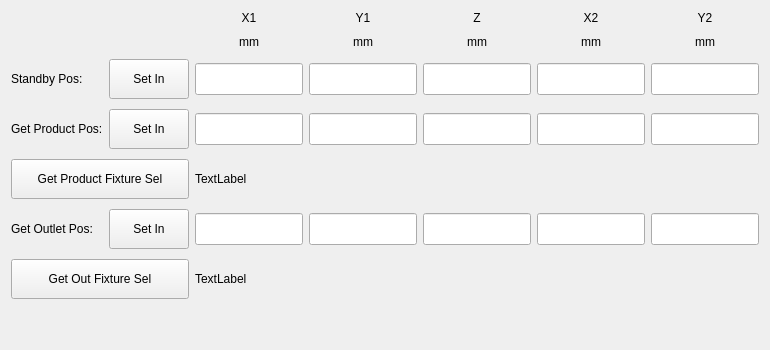
     <widget class="QWidget" name="page">
      <layout class="QGridLayout" name="gridLayout">
       <property name="verticalSpacing">
        <number>10</number>
       </property>
       <item row="0" column="2">
        <widget class="QLabel" name="pIX1Label">
         <property name="text">
          <string>X1</string>
         </property>
         <property name="alignment">
          <set>Qt::AlignCenter</set>
         </property>
        </widget>
       </item>
       <item row="0" column="3">
        <widget class="QLabel" name="pIY1Label">
         <property name="text">
          <string>Y1</string>
         </property>
         <property name="alignment">
          <set>Qt::AlignCenter</set>
         </property>
        </widget>
       </item>
       <item row="0" column="4">
        <widget class="QLabel" name="label_4">
         <property name="text">
          <string>Z</string>
         </property>
         <property name="alignment">
          <set>Qt::AlignCenter</set>
         </property>
        </widget>
       </item>
       <item row="0" column="5">
        <widget class="QLabel" name="pIX2Label">
         <property name="text">
          <string>X2</string>
         </property>
         <property name="alignment">
          <set>Qt::AlignCenter</set>
         </property>
        </widget>
       </item>
       <item row="0" column="6">
        <widget class="QLabel" name="pIY2Label">
         <property name="text">
          <string>Y2</string>
         </property>
         <property name="alignment">
          <set>Qt::AlignCenter</set>
         </property>
        </widget>
       </item>
       <item row="3" column="0">
        <widget class="QLabel" name="label">
         <property name="text">
          <string>Get Product Pos:</string>
         </property>
        </widget>
       </item>
       <item row="3" column="1">
        <widget class="QPushButton" name="getProductPosSetIn">
         <property name="minimumSize">
          <size>
           <width>80</width>
           <height>40</height>
          </size>
         </property>
         <property name="maximumSize">
          <size>
           <width>80</width>
           <height>16777215</height>
          </size>
         </property>
         <property name="text">
          <string>Set In</string>
         </property>
        </widget>
       </item>
       <item row="3" column="2">
        <widget class="ICLineEditWithVirtualNumericKeypad" name="getProductPosX1">
         <property name="minimumSize">
          <size>
           <width>0</width>
           <height>32</height>
          </size>
         </property>
        </widget>
       </item>
       <item row="3" column="3">
        <widget class="ICLineEditWithVirtualNumericKeypad" name="getProductPosY1">
         <property name="minimumSize">
          <size>
           <width>0</width>
           <height>32</height>
          </size>
         </property>
        </widget>
       </item>
       <item row="3" column="4">
        <widget class="ICLineEditWithVirtualNumericKeypad" name="getProductPosZ">
         <property name="minimumSize">
          <size>
           <width>0</width>
           <height>32</height>
          </size>
         </property>
        </widget>
       </item>
       <item row="3" column="5">
        <widget class="ICLineEditWithVirtualNumericKeypad" name="getProductPosX2">
         <property name="minimumSize">
          <size>
           <width>0</width>
           <height>32</height>
          </size>
         </property>
        </widget>
       </item>
       <item row="3" column="6">
        <widget class="ICLineEditWithVirtualNumericKeypad" name="getProductPosY2">
         <property name="minimumSize">
          <size>
           <width>0</width>
           <height>32</height>
          </size>
         </property>
        </widget>
       </item>
       <item row="2" column="0">
        <widget class="QLabel" name="label_7">
         <property name="text">
          <string>Standby Pos:</string>
         </property>
        </widget>
       </item>
       <item row="2" column="1">
        <widget class="QPushButton" name="stdSetIn">
         <property name="minimumSize">
          <size>
           <width>80</width>
           <height>40</height>
          </size>
         </property>
         <property name="maximumSize">
          <size>
           <width>80</width>
           <height>16777215</height>
          </size>
         </property>
         <property name="text">
          <string>Set In</string>
         </property>
        </widget>
       </item>
       <item row="2" column="2">
        <widget class="ICLineEditWithVirtualNumericKeypad" name="stdPosX1">
         <property name="minimumSize">
          <size>
           <width>0</width>
           <height>32</height>
          </size>
         </property>
        </widget>
       </item>
       <item row="2" column="3">
        <widget class="ICLineEditWithVirtualNumericKeypad" name="stdPosY1">
         <property name="minimumSize">
          <size>
           <width>0</width>
           <height>32</height>
          </size>
         </property>
        </widget>
       </item>
       <item row="2" column="4">
        <widget class="ICLineEditWithVirtualNumericKeypad" name="stdPosZ">
         <property name="minimumSize">
          <size>
           <width>0</width>
           <height>32</height>
          </size>
         </property>
        </widget>
       </item>
       <item row="2" column="5">
        <widget class="ICLineEditWithVirtualNumericKeypad" name="stdPosX2">
         <property name="minimumSize">
          <size>
           <width>0</width>
           <height>32</height>
          </size>
         </property>
        </widget>
       </item>
       <item row="2" column="6">
        <widget class="ICLineEditWithVirtualNumericKeypad" name="stdPosY2">
         <property name="minimumSize">
          <size>
           <width>0</width>
           <height>32</height>
          </size>
         </property>
        </widget>
       </item>
       <item row="1" column="2">
        <widget class="QLabel" name="pIX1mmLabel">
         <property name="text">
          <string>mm</string>
         </property>
         <property name="alignment">
          <set>Qt::AlignCenter</set>
         </property>
        </widget>
       </item>
       <item row="1" column="3">
        <widget class="QLabel" name="pIY1mmLabel">
         <property name="text">
          <string>mm</string>
         </property>
         <property name="alignment">
          <set>Qt::AlignCenter</set>
         </property>
        </widget>
       </item>
       <item row="1" column="4">
        <widget class="QLabel" name="label_10">
         <property name="text">
          <string>mm</string>
         </property>
         <property name="alignment">
          <set>Qt::AlignCenter</set>
         </property>
        </widget>
       </item>
       <item row="1" column="5">
        <widget class="QLabel" name="pIX2mmLabel">
         <property name="text">
          <string>mm</string>
         </property>
         <property name="alignment">
          <set>Qt::AlignCenter</set>
         </property>
        </widget>
       </item>
       <item row="1" column="6">
        <widget class="QLabel" name="pIY2mmLabel">
         <property name="text">
          <string>mm</string>
         </property>
         <property name="alignment">
          <set>Qt::AlignCenter</set>
         </property>
        </widget>
       </item>
       <item row="7" column="1">
        <spacer name="verticalSpacer">
         <property name="orientation">
          <enum>Qt::Vertical</enum>
         </property>
         <property name="sizeHint" stdset="0">
          <size>
           <width>20</width>
           <height>40</height>
          </size>
         </property>
        </spacer>
       </item>
       <item row="4" column="0" colspan="2">
        <widget class="QPushButton" name="getProductFSel">
         <property name="minimumSize">
          <size>
           <width>0</width>
           <height>40</height>
          </size>
         </property>
         <property name="text">
          <string>Get Product Fixture Sel</string>
         </property>
        </widget>
       </item>
       <item row="4" column="2" colspan="5">
        <widget class="QLabel" name="getProductFInfo">
         <property name="text">
          <string>TextLabel</string>
         </property>
        </widget>
       </item>
       <item row="5" column="0">
        <widget class="QLabel" name="label_14">
         <property name="text">
          <string>Get Outlet Pos:</string>
         </property>
        </widget>
       </item>
       <item row="5" column="1">
        <widget class="QPushButton" name="getOutletPosSetIn">
         <property name="minimumSize">
          <size>
           <width>80</width>
           <height>40</height>
          </size>
         </property>
         <property name="maximumSize">
          <size>
           <width>80</width>
           <height>16777215</height>
          </size>
         </property>
         <property name="text">
          <string>Set In</string>
         </property>
        </widget>
       </item>
       <item row="5" column="2">
        <widget class="ICLineEditWithVirtualNumericKeypad" name="getOutletPosX1">
         <property name="minimumSize">
          <size>
           <width>0</width>
           <height>32</height>
          </size>
         </property>
        </widget>
       </item>
       <item row="5" column="3">
        <widget class="ICLineEditWithVirtualNumericKeypad" name="getOutletPosY1">
         <property name="minimumSize">
          <size>
           <width>0</width>
           <height>32</height>
          </size>
         </property>
        </widget>
       </item>
       <item row="5" column="4">
        <widget class="ICLineEditWithVirtualNumericKeypad" name="getOutletPosZ">
         <property name="minimumSize">
          <size>
           <width>0</width>
           <height>32</height>
          </size>
         </property>
        </widget>
       </item>
       <item row="5" column="5">
        <widget class="ICLineEditWithVirtualNumericKeypad" name="getOutletPosX2">
         <property name="minimumSize">
          <size>
           <width>0</width>
           <height>32</height>
          </size>
         </property>
        </widget>
       </item>
       <item row="5" column="6">
        <widget class="ICLineEditWithVirtualNumericKeypad" name="getOutletPosY2">
         <property name="minimumSize">
          <size>
           <width>0</width>
           <height>32</height>
          </size>
         </property>
        </widget>
       </item>
       <item row="6" column="0" colspan="2">
        <widget class="QPushButton" name="getOutletFSel">
         <property name="minimumSize">
          <size>
           <width>0</width>
           <height>40</height>
          </size>
         </property>
         <property name="text">
          <string>Get Out Fixture Sel</string>
         </property>
        </widget>
       </item>
       <item row="6" column="2" colspan="5">
        <widget class="QLabel" name="getOutletFInfo">
         <property name="text">
          <string>TextLabel</string>
         </property>
        </widget>
       </item>
      </layout>
     </widget>
